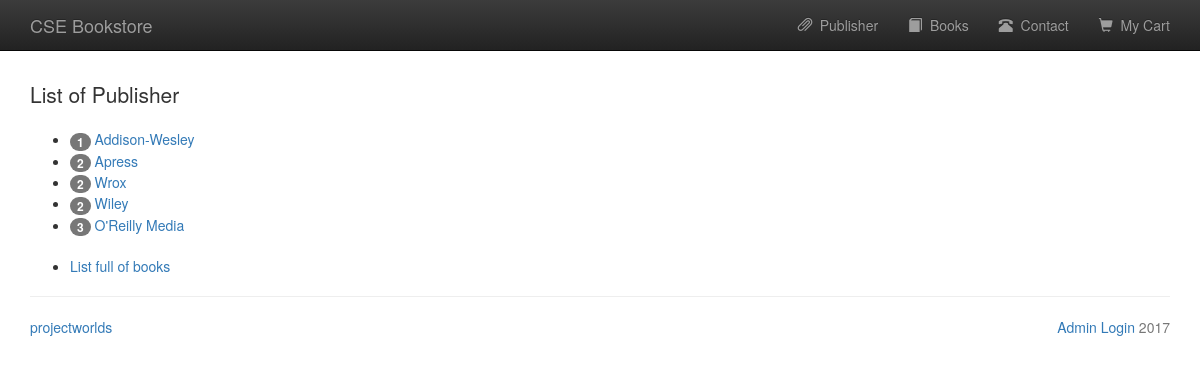
The app's page /publisher_list.php with its own data.
### tables this page shows
CREATE TABLE IF NOT EXISTS `users` (
  `id` int(20) NOT NULL AUTO_INCREMENT,
  `name` varchar(30) DEFAULT NULL,
  `password` char(32) DEFAULT NULL,
  `address` varchar(50) DEFAULT NULL,
  `city` varchar(30) DEFAULT NULL,
  `zip_code` varchar(30) DEFAULT NULL,
  `country` varchar(30) DEFAULT NULL,
  `user_type` enum('customer','admin','publisher') DEFAULT NULL,
  PRIMARY KEY (`id`)
);

### publisher_list.php (the view, shortened to what this page needs)
<?php
	$conn = db_connect();
	$query = "SELECT * FROM users WHERE user_type = 'publisher' ORDER BY id";
	$result = mysqli_query($conn, $query);
	require "./template/header.php";
?>
	<p class="lead">List of Publisher</p>
	<ul>
	<?php
		while($row = mysqli_fetch_assoc($result)){
			$count = 0;
			$query = "SELECT id FROM books";
			$result2 = mysqli_query($conn, $query);
			while ($pubInBook = mysqli_fetch_assoc($result2)){
				if($pubInBook['id'] == $row['id']){
					$count++;
				}
			}
	?>
		<li>
			<span class="badge"><?php echo $count; ?></span>
		    <a href="book_per_pub.php?pubid=<?php echo $row['id']; ?>"><?php echo $row['name']; ?></a>
		</li>
	<?php } ?>
		<br>
		<li>
			<a href="books.php">List full of books</a>
		</li>
	</ul>
<?php
	require "./template/footer.php";
?>

### records on screen
users: count "1", name "Addison-Wesley"
users: count "2", name "Apress"
users: count "2", name "Wrox"
users: count "2", name "Wiley"
users: count "3", name "O'Reilly Media"
